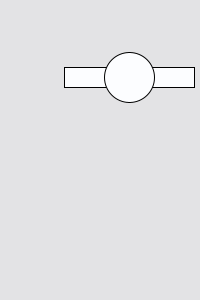
Frame 1 (no input)
Frame 60 (the mouse pressed at the canvas centre just before this capture): identical to frame 1, image omitted
Frame 120 (the mouse held since frame 60 and released just before this capture): identical to frame 1, image omitted

The Processing sketch that drew this single still picture (run headless with seeded random() and noise(); from frame 60 on, the mouse is pressed at the canvas centre):

// Processing sketch: ColorUndergroundSign
// ── ColorUndergroundSign.pde
float x;
float y;

void setup(){
  size(200,300);
  x = random(200);
  y = random(300);
  rectMode(CENTER);
}

void draw(){
  background(#E3E3E5);
  
  if((mouseX> x-130/2) && (mouseX <x+130/2) && (mouseY > y-20/2) && (mouseY < y+20/2)){
    fill(0,0,255);
    rect(x,y,130,20);
  } else{
    fill(#FCFDFF);
    rect(x,y,130,20);
  }
  
  if(dist(mouseX,mouseY,x,y) <25){
    fill(255,0,0);
    ellipse(x,y,50,50);
  } else{
    fill(#FCFDFF);
    ellipse(x,y,50,50);
  } 
}
